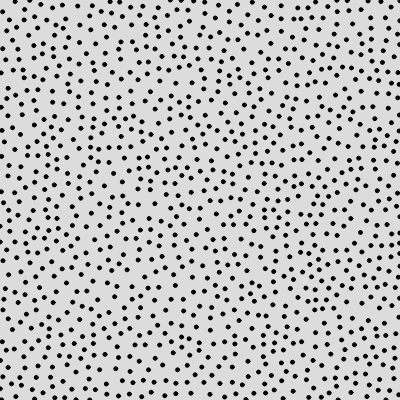
Frame 1 (no input)
Frame 60 (no input): identical to frame 1, image omitted
Frame 120 (the mouse pressed at the canvas centre since frame 60): identical to frame 1, image omitted

The p5.js sketch that drew this single still picture (run headless with seeded random() and noise() and a simulated clock; from frame 60 on, the mouse is pressed at the canvas centre):

// p5.js sketch
// ── sketch.js
let pd;

function setup() {
  createCanvas(400, 400);
  pd = new PoissonDisk(10, 30);
  pd.run();
}

function draw() {
  background(220);
  let points = pd.points;
  fill(1)

  points.forEach(p => {
    circle(p.x, p.y, 4);
  })
}

function vdist(pt1, pt2) {
  return dist(pt1.x, pt1.y, pt2.x, pt2.y);
}


class PoissonDisk {
  constructor(r, k) {
    this.r = r;
    this.cellSize = floor(r/sqrt(2));
    this.rows = ceil(height / this.cellSize);
    this.cols = ceil(width / this.cellSize);
    this.grid = [];
    this.active = [];
    this.points = [];
    this.k = k

    for(let i=0; i < this.cols; i++) {
      this.grid[i] = [];
      for(let j=0; j < this.rows; j++) {
        this.grid[i].push(null);
      }
    }

    this.initialize();
  }

  initialize() {
    let x = random(0, width);
    let y = random(0, height);
    let p0 = createVector(x, y);
    this.insertPoint(p0);
    this.active.push(p0);
    this.points.push(p0)
  }

  validPoint(p) {
    if(p.x < 0 || p.x >=width || p.y < 0 || p.y >= height) {
      return false
    }

    let x = floor(p.x / this.cellSize);
    let y = floor(p.y / this.cellSize);

    let i0 = max(x - 1, 0);
    let i1 = min(x + 1, this.cols - 1);
    let j0 = max(y - 1, 0);
    let j1 = min(y + 1, this.rows - 1);

    let result = true
    for(let i = i0; i <= i1; i++) {
      for(let j = j0; j <= j1; j++) {
        let op = this.grid[i][j];
        if(op != null) {
          if(dist(op.x, op.y, p.x, p.y) < this.r) {
            result = false;
            break
          }
        }
      }
    }

    return result
  }

  step() {
    let idx = floor(random(this.active.length))
    let pt = this.active[idx]
    let found = false;

    for(let i = 0; i <= this.k; i++) {
      let r = random(this.r, 2 * this.r);
      let angle = p5.Vector.random2D().heading();
      let x = pt.x + cos(angle) * r;
      let y = pt.y + sin(angle) * r;
      let newPt = createVector(x,y);

      if(!this.validPoint(newPt)) {
        continue
      }

      this.points.push(newPt);
      this.insertPoint(newPt);
      this.active.push(newPt)
      found = true
      break
    }

    if(!found) {
      this.active.splice(idx, 1)
    }
  }

  run() {
    while(this.active.length > 0) {
      this.step()
    }
  }

  insertPoint(pt) {
    let x = floor(pt.x / this.cellSize);
    let y = floor(pt.y / this.cellSize);
    this.grid[x][y] = pt;
  }
}
